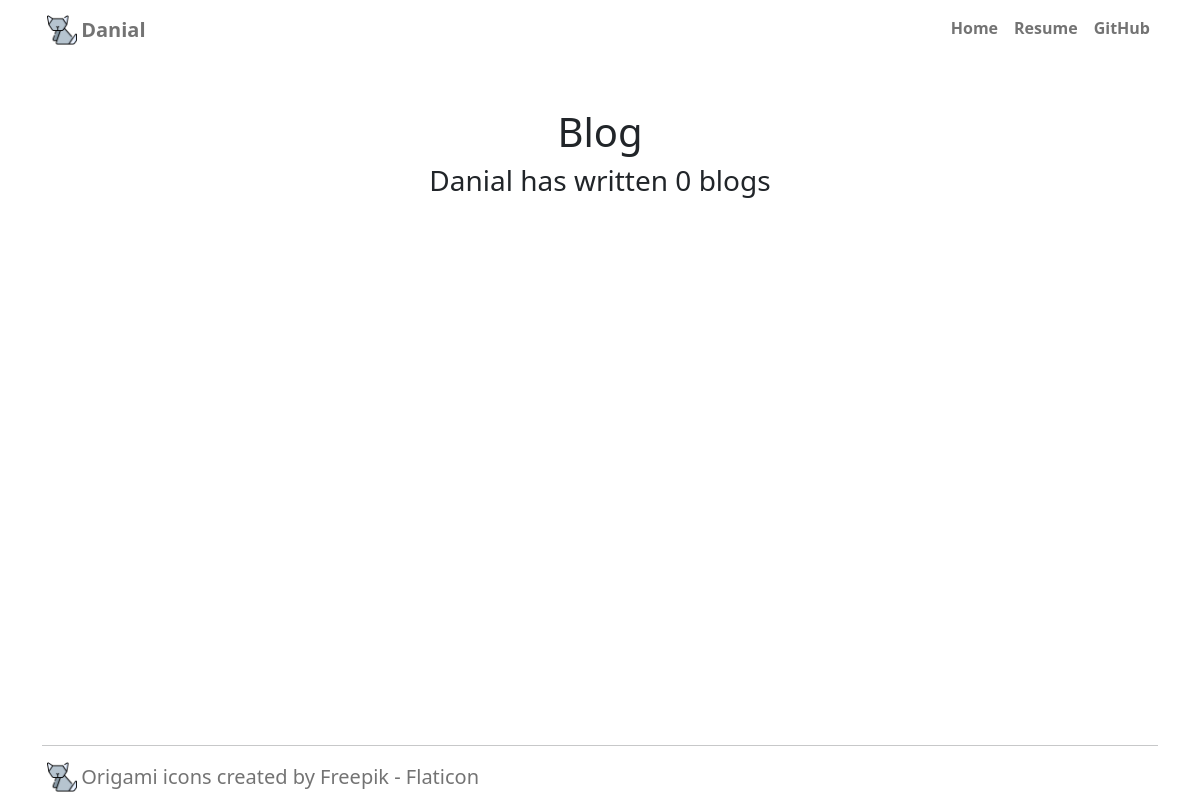
Before: /blog/ with the older database file.
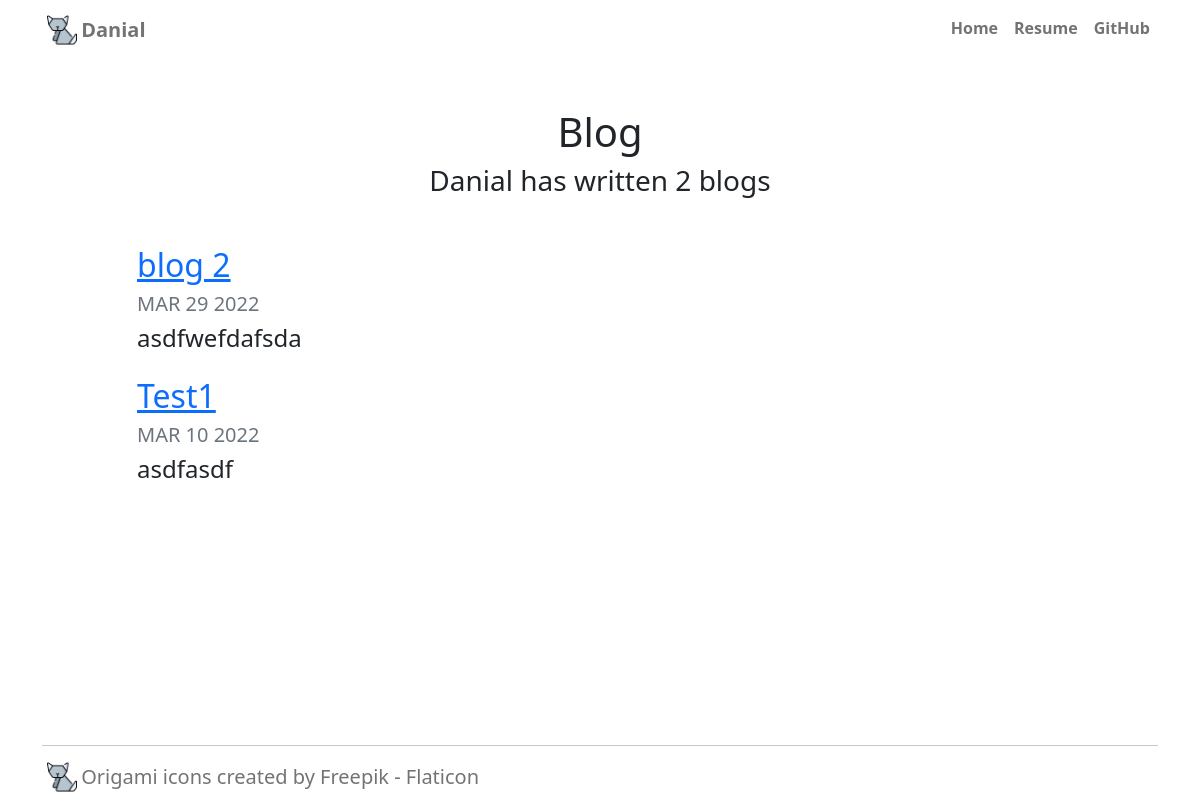
After: the same page with the newer database file.
### blog/models.py (models this page shows, shortened)
class Blog(models.Model):
    title = models.CharField(max_length=200)
    description = models.TextField(null=True)
    date = models.DateField(null=True)

### blog/views.py (the view)
# urls.py: path('', views.all_blogs, name='all_blogs'),
def all_blogs(request):
    current_url = resolve(request.path_info).url_name
    blogs = Blog.objects.order_by('-date')
    return render(request, 'blog/all_blogs.html',{'blogs':blogs,'current_url':current_url})

### blog/templates/blog/all_blogs.html
{% extends "portfolio/base.html" %}
{% load static %}
{% block content %}
<h1 id="blogtitle" class="font-weight-bold text-center mt-5">Blog</h1>
<h3 class="text-center mb-5">Danial has written {{ blogs.count }} blog{{ blogs.count|pluralize }}</h3>
{% for blog in blogs %}
<div class="row justify-content-center my-3">
  <div class="col-md-10">
    <a href="{% url 'blog:detail' blog.id %}">
      <h2>{{ blog.title }}</h2>
    </a>
    <h5 class="text-muted">{{ blog.date|date:'M d Y'|upper }}</h5>
    <h4>{{ blog.description|striptags|truncatechars:100 }}</h4>
  </div>
</div>
{% endfor %}
{% endblock %}

### portfolio/templates/portfolio/base.html (shortened to what this page needs)
{% load static %}
<!doctype html>
<html lang="en">
<head>
    <link href="https://cdn.jsdelivr.net/npm/bootstrap@5.1.3/dist/css/bootstrap.min.css" rel="stylesheet"
>
    <link rel="stylesheet" href="{% static 'portfolio/custom.css' %}">
</head>
<body class="d-flex flex-column vh-100">
    <div class="container">
        <nav class="navbar navbar-expand-lg navbar-light">
            <div class="container-fluid">
                <a class="navbar-brand" href="{% url 'home' %}"><img>
                    <img src="{% static 'portfolio/cat.png' %}" width="30" height="30"
                        class="d-inline-block align-top me-1" alt="Cat Icon">Danial
                </a>
                <div class="collapse navbar-collapse" id="navbarSupportedContent">
                    <ul class="navbar-nav mb-2 mb-lg-0">
                        <li class="nav-item">
                            <a class="nav-link {% if current_url == 'home' %} active {% endif %}"
                                href="{% url 'home' %}">Home</a>
                        </li>
                        <li class="nav-item">
                            <a class="nav-link" href="{% static 'portfolio/Danial Resume.pdf' %}" target="_blank">Resume</a>
                        </li>
                        <li class="nav-item">
                            <a class="nav-link" href="https://github.com/danialabubakar91" target="_blank">GitHub</a>
                        </li>
                    </ul>
                </div>
            </div>
        </nav>
        {% block content %}
        {% endblock %}
    </div>
    <footer class="container mt-auto">
        <div class="mb-2">
            <hr>
            <a class="navbar-brand" href="https://www.flaticon.com/free-icons/origami"><img>
                <img src="{% static 'portfolio/cat.png' %}" width="30" height="30" class="d-inline-block align-top me-1"
                    alt="Cat Icon">Origami icons created by Freepik - Flaticon
            </a>
        </div>
    </footer>
</body>
</html>

### portfolio/static/portfolio/custom.css (style rules this page uses)
.container-fluid { padding-left: 0; padding-right: 0; }
.navbar-light .navbar-brand { color:rgba(0,0,0,.55); font-weight: 700; }
.nav-link { font-weight: 700; border-bottom: 0.25rem solid transparent; }
footer a.navbar-brand { color:rgba(0,0,0,.55); }

Changed rows visible on the page:
added Blog: title "blog 2", date "MAR 29 2022", description "asdfwefdafsda"
added Blog: title "Test1", date "MAR 10 2022", description "asdfasdf"
Other visible differences:
{{ blogs.count }}: "0" → "2"
